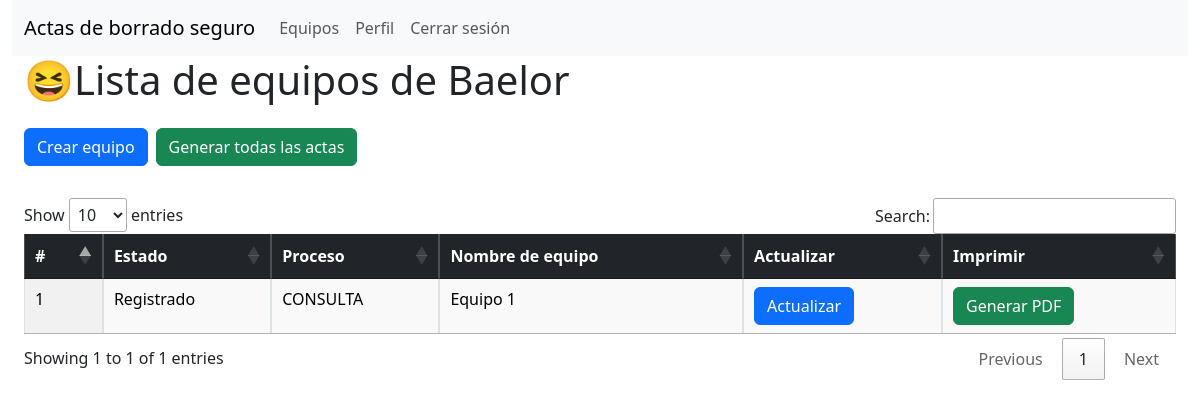
Page /equipos/lista-equipos-agente (signed in) on the earlier database version.
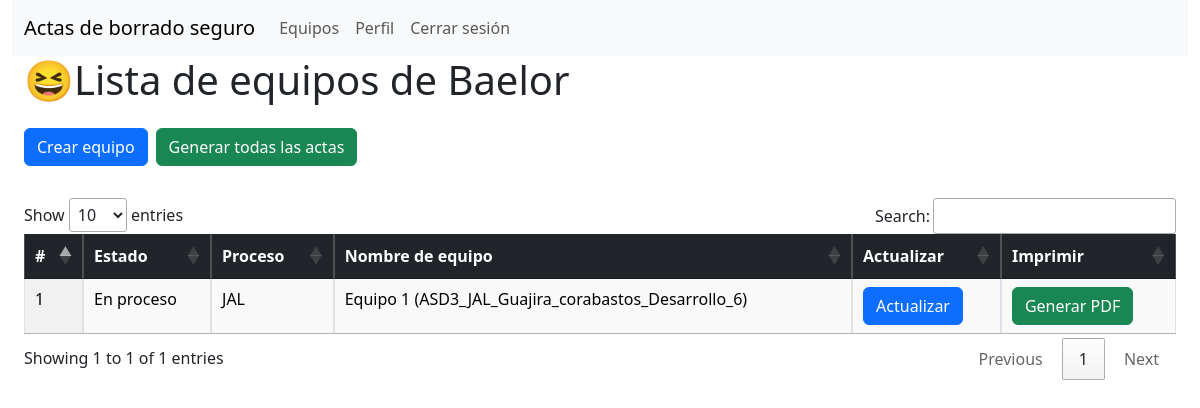
Same page on the later database version.
### app/models.py (models this page shows, shortened)
class Usuario(UserMixin, db.Model):
    __tablename__ = "usuario"
    id = db.Column(db.Integer, primary_key=True)
    userName = db.Column(db.String(100), unique=True, nullable=False)
    email = db.Column(db.String(120), unique=True, nullable=False)
    rol = db.Column(db.Enum(Rol), default=Rol.AGENTE)
    password = db.Column(db.String(128), nullable=False)
    estado = db.Column(db.Enum(Estado_usuario), default=Estado_usuario.ACTIVO)
    created_at = db.Column(db.DateTime, default=datetime.utcnow, nullable=False)
    updated_at = db.Column(db.DateTime, default=datetime.utcnow, onupdate=datetime.utcnow, nullable=False)

class Equipo(db.Model):
    __tablename__ = "equipo"
    asd_id = db.Column(db.Integer, primary_key=True)
    nombre = db.Column(db.String(100), nullable=False)
    estado = db.Column(db.Enum(EstadoEnum), default=EstadoEnum.REGISTRADO)
    comision = db.Column(db.String(100), nullable=True)
    cod_comision = db.Column(db.Numeric(10, 0), nullable=True)# identificador de la comision por jal o consulta
    municipio = db.Column(db.String(100), nullable=True)
    departamento = db.Column(db.String(100), nullable=True)
    equipo_marca = db.Column(db.String(100), nullable=True)
    equipo_modelo = db.Column(db.String(100), nullable=True)
    equipo_serial = db.Column(db.String(100), nullable=True)
    dd_marca = db.Column(db.String(100), nullable=True)
    dd_modelo = db.Column(db.String(100), nullable=True)
    dd_serial = db.Column(db.String(100), nullable=True)
    sha_1 = db.Column(db.String(100), nullable=True)
    proceso = db.Column(db.Enum(Proceso), default=Proceso.JAL)# cambiar campo por jal o consulta proceso
    observacion = db.Column(db.Text,nullable=True)
    fecha_hora_inicio = db.Column(db.DateTime, nullable=True)
    fecha_hora_fin = db.Column(db.DateTime, nullable=True)
    imagenes = db.Column(MutableList.as_mutable(JSON))
    created_at = db.Column(db.DateTime, default=datetime.utcnow, nullable=False)
    updated_at = db.Column(db.DateTime, default=datetime.utcnow, onupdate=datetime.utcnow, nullable=False)
    usuario_id = db.Column(db.Integer, db.ForeignKey('usuario.id', name='fk_usuario_id'), nullable=False)
    jal_id = db.Column(db.Integer, db.ForeignKey('jal.id', name='fk_jal_id'), nullable=True)
    consulta_id = db.Column(db.Integer, db.ForeignKey('consulta.id',name='fk_consulta_id'), nullable=True)
    usuario = db.relationship('Usuario', backref=db.backref('equipo', lazy=True))
    jal = db.relationship('Jal', backref=db.backref('equipo', uselist=False), foreign_keys=[jal_id])
    consulta = db.relationship('Consulta', backref=db.backref('equipo', uselist=False), foreign_keys=[consulta_id])

### app/equipos/routes.py (the view)
@equipos.route('/lista-equipos-agente')
@acceso_requerido(roles=["Agente"])
@login_required
def lista_equipos_agente():
    try:
        equipos = Equipo.query.all()
        return render_template('lista_equipos_agente.html', equipos=equipos)
    except Exception as e:
        flash(_("Error al listar equipos {}").format(e), "error")
        return redirect(url_for('equipos.lista_equipos_agente'))

### app/auth/routes.py (called while the page is built)
def acceso_requerido(roles=None):
    if roles is None:
        roles = []
    def decorador(f):
        @wraps(f)
        def decorated_function(*args, **kwargs):
            if current_user.is_authenticated is False:
                flash("Debes iniciar sesión para acceder a esta página", "warning")
                return redirect('/auth/login')
            if roles and current_user.rol.value not in roles:
                flash("No tienes permisos para acceder a esta página", "error")
                return redirect('/auth/login')
            return f(*args, **kwargs)
        return decorated_function
    return decorador

### app/models.py (called while the page is built)
@login.user_loader
def user_loader(id):
    return Usuario.query.get(id)

### app/equipos/templates/lista_equipos_agente.html (shortened to what this page needs)
{% extends "base_agente.html" %}
{% block head %}
{{ super() }}
{% endblock %}
{% block content %}
{% block menu %}
{{ super() }}
{% endblock %}
<div class="container-fluid">
  <div class="row">
    <div class="col">
<h1>😆Lista de equipos de {{current_user.userName}}</h1>
<div class="btn-toolbar mt-4" role="toolbar" aria-label="Toolbar with button groups">
  <div class="btn-group me-2 mb-2" role="group" aria-label="First group">
    <a href="{{ url_for('equipos.crear_equipo') }}" class="btn btn-primary">Crear equipo</a>
  </div>
  <div class="btn-group me-2 mb-2" role="group" aria-label="First group">
    <form action="{{ url_for('pdf.generar_todos_pdfs') }}" method="POST">
      <button type="submit" class="btn btn-success">
        Generar todas las actas
      </button>
    </form>
  </div>
</div>
<div class="table-responsive mt-4">
  <table id="equiposTable"class="display responsive nowrap table table-striped table-bordered" style="width: 100%">
    <thead class="table-dark">
      <tr>
        <th>#</th>
        <th>Estado</th>
        <th>Proceso</th>
        <th>Nombre de equipo</th>
        <th>Actualizar</th>
        <th>Imprimir</th>
      </tr>
    </thead>
    <tbody>
      {% for equipo in equipos %}
      <tr>
        <td>{{equipo.asd_id}}</td>
        <td>{{equipo.estado.value}}</td>
        <td>{{equipo.proceso.value}}</td>
        <td>{{equipo.nombre}}</td>
        <td>
          <a href="{{ url_for('equipos.editar_equipo', equipo_id=equipo.asd_id) }}" class="btn btn-primary">Actualizar</a>
        </td>
        <td>
          <a href="{{ url_for('pdf.crear_pdf', equipo_id=equipo.asd_id) }}" class="btn btn-success">Generar PDF</a>
        </td>
      </tr>
      {% endfor %}
    </tbody>
  </table>
</div>
</div>
</div>
</div>
{% endblock %} {% block scripts %} {{ super() }} {% endblock %}

### app/templates/base_agente.html (shortened to what this page needs)
{% extends "base.html" %}
{% block head %}
{{ super() }}
{% endblock %}
{% block content %}
        {% block menu %}
        <nav class="navbar navbar-expand-lg navbar-light bg-light">
            <div class="container-fluid">
                <a class="navbar-brand" href="#">Actas de borrado seguro</a>
                <div class="collapse navbar-collapse" id="navbarSupportedContent">
                <ul class="navbar-nav me-auto mb-2 mb-lg-0">
                <li class="nav-item">
                    <a class="nav-link" href="{{ url_for('equipos.lista_equipos_agente') }}">Equipos</a>
                </li>
                <li class="nav-item">
                    <a class="nav-link" href="{{url_for('usuarios.perfil', usuario_id=current_user.id)}}">Perfil</a>
                </li>
                {% if current_user.is_authenticated %}
                <li class="nav-item">
                  <a class="nav-link" href="{{ url_for('auth.logout') }}">Cerrar sesión</a>
                </li>
                {% else %}
                <li class="nav-item">
                  <a class="nav-link" href="{{ url_for('auth.logout') }}">Cerrar sesión</a>
                </li>
                {% endif %}
              </ul>
            </div>
        </div>
          </nav>
        {% endblock %}
{% endblock %}

### app/templates/base.html (shortened to what this page needs)
<!DOCTYPE html>
<html lang="es">
  <head>
    {% block head %}
    <link
      href="https://cdn.jsdelivr.net/npm/bootstrap@5.3.3/dist/css/bootstrap.min.css"
      rel="stylesheet"
    />
    <link
      rel="stylesheet"
      href="https://cdn.datatables.net/1.11.5/css/jquery.dataTables.min.css"
    />
    <link
      rel="stylesheet"
      href="https://cdn.datatables.net/responsive/2.4.0/css/responsive.dataTables.min.css"
    />
    <link rel="stylesheet" href="https://cdn.jsdelivr.net/npm/sweetalert2@11.14.5/dist/sweetalert2.min.css">
    {% endblock %}
  </head>
  <body>
    <div class="container-fluid">
      <div class="row">
        <div class="col">
          {% block content %} {% block menu %} {% endblock %}{% endblock %}
        </div>
      </div>
    </div>
  </body>
</html>

Differences in the rows shown:
changed Equipo id 1: estado.value "Registrado" → "En proceso"; proceso.value "CONSULTA" → "JAL"; nombre "Equipo 1" → "Equipo 1 (ASD3_JAL_Guajira_corabastos_Desarrollo_6)"
